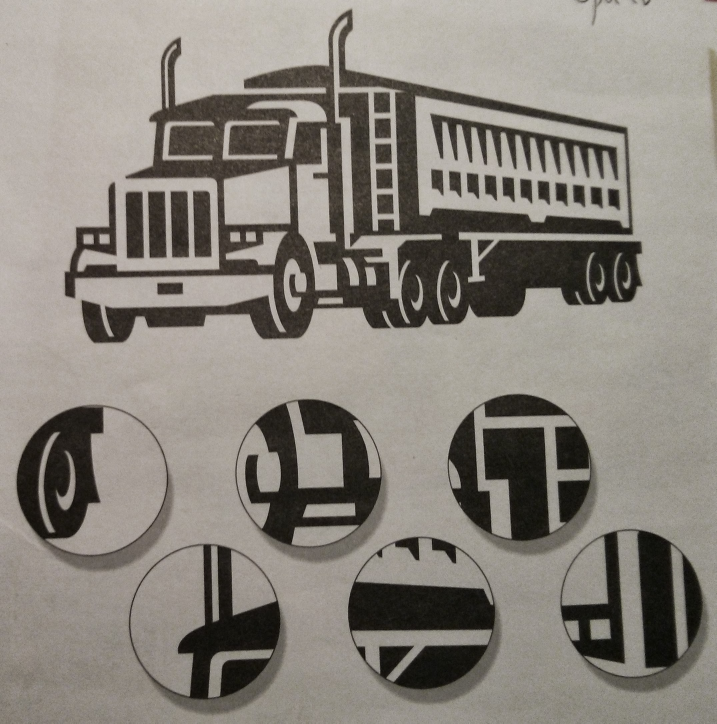
#> input picture python/projects/opencv/images/image1.jpg, 2149 x 2170 px (shown at 1/3 size)
$ python color-histogram.py ../images/image1.jpg
#> lines starting #> are read from the running program, lines starting #| are printed output that depends on the picture; after the words box and inside, x2 and y2 are one past the last pixel; in counts of white or black regions, pixels touching at a corner belong together
#!/usr/bin/env python

import numpy as np
import cv2

# built-in modules
import sys
from time import clock

if __name__ == '__main__':

    hsv_map = np.zeros((180, 256, 3), np.uint8)
    h, s = np.indices(hsv_map.shape[:2])
    hsv_map[:,:,0] = h
    hsv_map[:,:,1] = s
    hsv_map[:,:,2] = 255
    hsv_map = cv2.cvtColor(hsv_map, cv2.COLOR_HSV2BGR)
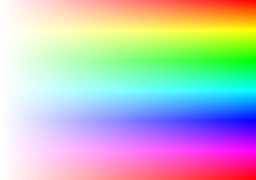
#> hsv_map: shape (180, 256, 3); mean B, G, R 190.8, 190.8, 190.9
    cv2.imshow('hsv_map', hsv_map)

    cv2.namedWindow('hist', 0)
    hist_scale = 10
    def set_scale(val):
        global hist_scale
        hist_scale = val
    cv2.createTrackbar('scale', 'hist', hist_scale, 32, set_scale)

    while True:
        frame = cv2.imread(sys.argv[1])
#> frame is the input picture: shape (2170, 2149, 3); mean B, G, R 123.7, 131.3, 136.6
        cv2.imshow('camera', frame)

        small = cv2.pyrDown(frame)

        hsv = cv2.cvtColor(small, cv2.COLOR_BGR2HSV)
#> hsv: shape (1085, 1075, 3); mean H, S, V 18.1, 31, 136.6
        dark = hsv[...,2] < 32
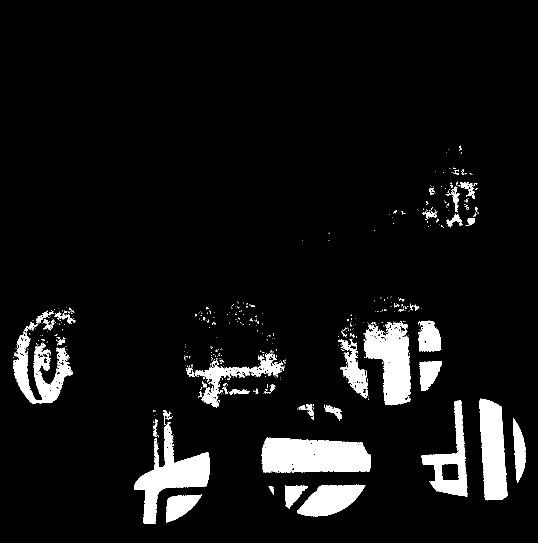
#> dark: shape (1085, 1075) bool (shown at 1/2 size); 7.1% white; 511 white regions (452 under 20 px), largest, box (x1, y1, x2, y2) and area: (523, 875, 742, 945) 13212, (268, 848, 420, 1048) 10389, (727, 643, 822, 811) 9555
        hsv[dark] = 0
#> hsv: shape (1085, 1075, 3); mean H, S, V 16.5, 25.9, 135
        h = cv2.calcHist( [hsv], [0, 1], None, [180, 256], [0, 180, 0, 256] )
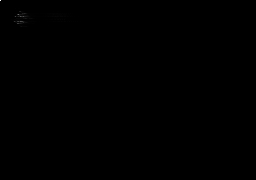
#> h: shape (180, 256) float32; min 0, max 82989, mean 25.3; drawn with min black and max white


        h = np.clip(h*0.005*hist_scale, 0, 1)
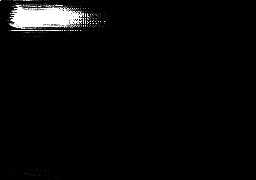
#> h: shape (180, 256) float32; min 0, max 1, mean 0.0318
        vis = hsv_map*h[:,:,np.newaxis] / 255.0
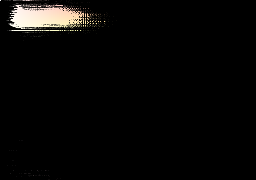
#> vis: shape (180, 256, 3) float32; mean B, G, R 0.0261, 0.0293, 0.0318
        cv2.imshow('hist', vis)

        ch = 0xFF & cv2.waitKey(1)
#> (key Esc is pressed here)
        if ch == 27:
            break
    cv2.destroyAllWindows()

$ run again, on python/projects/opencv/images/image3.jpg
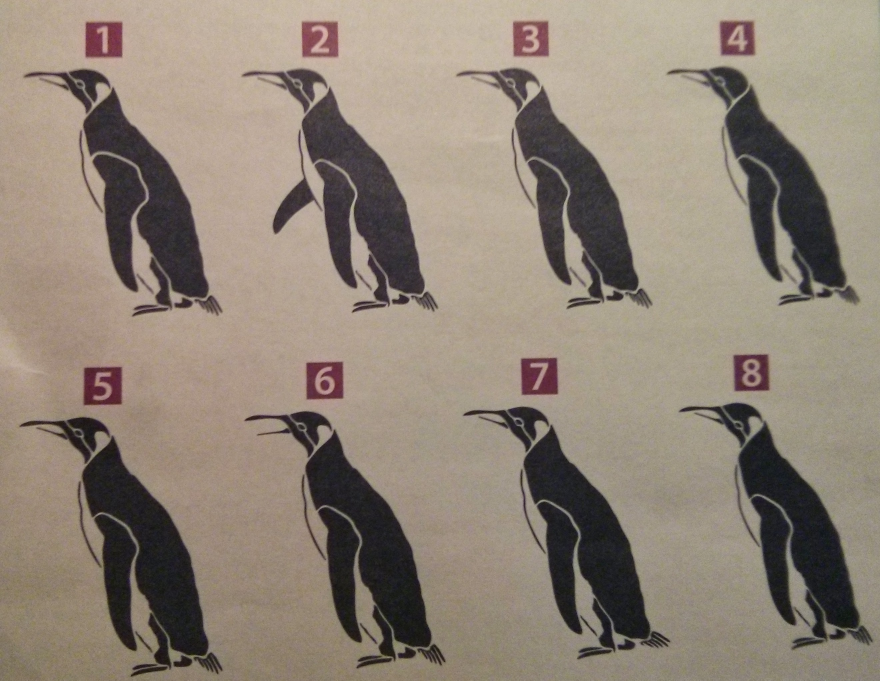
#> input picture python/projects/opencv/images/image3.jpg, 2640 x 2041 px (shown at 1/3 size)
#> frame is the input picture: shape (2041, 2640, 3); mean B, G, R 119.4, 132.4, 144.3
#> `dark = hsv[...,2] < 32`:
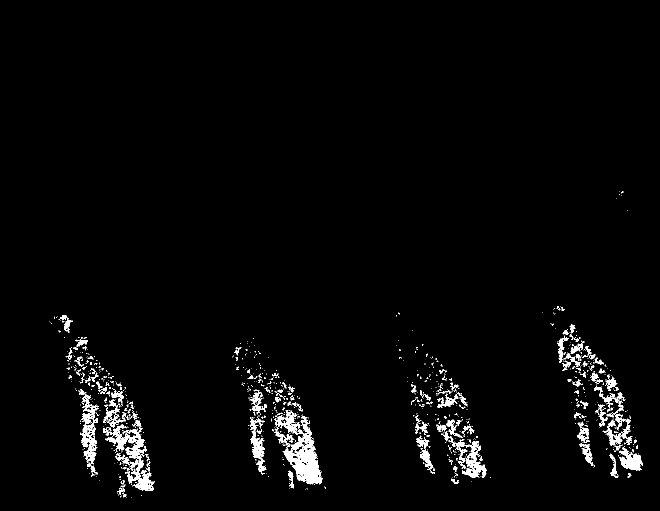
#> dark: shape (1021, 1320) bool (shown at 1/2 size); 2.4% white; 993 white regions (839 under 20 px), largest, box (x1, y1, x2, y2) and area: (565, 832, 645, 969) 4320, (210, 849, 309, 982) 3435, (887, 863, 973, 956) 1965
#> `vis = hsv_map*h[:,:,np.newaxis] / 255.0`:
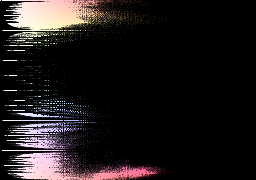
#> vis: shape (180, 256, 3) float32; mean B, G, R 0.107, 0.105, 0.122

$ run again, on python/projects/opencv/images/image4.jpg
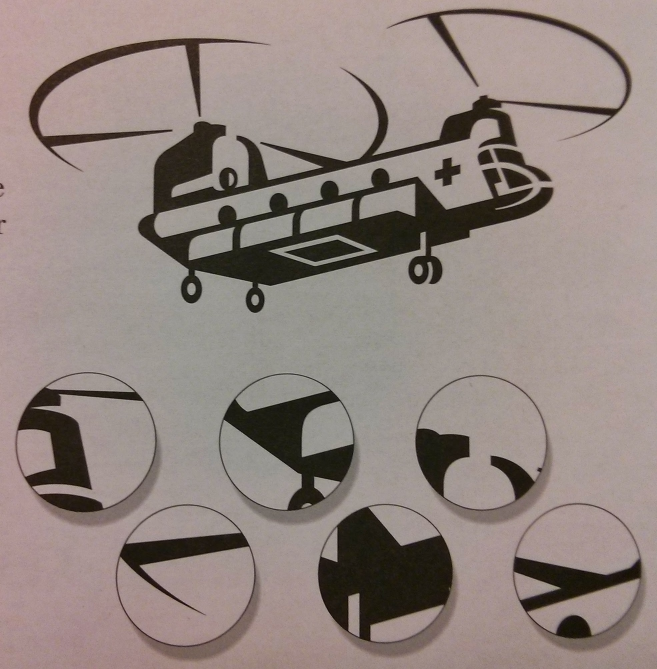
#> input picture python/projects/opencv/images/image4.jpg, 1971 x 2007 px (shown at 1/3 size)
#> frame is the input picture: shape (2007, 1971, 3); mean B, G, R 127.7, 132.8, 145.6
#> `dark = hsv[...,2] < 32`:
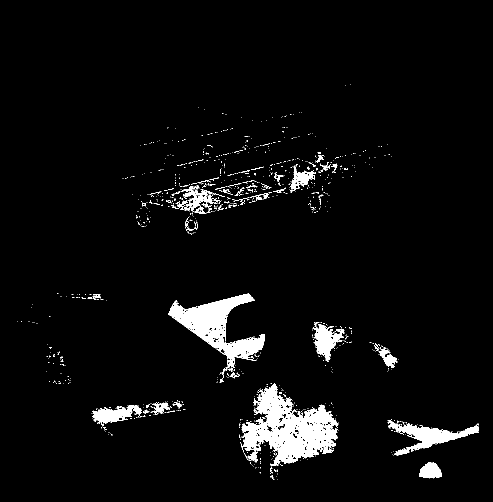
#> dark: shape (1004, 986) bool (shown at 1/2 size); 4.3% white; 907 white regions (852 under 20 px), largest, box (x1, y1, x2, y2) and area: (481, 766, 676, 933) 15395, (336, 586, 530, 736) 10017, (775, 840, 958, 911) 3997
#> `vis = hsv_map*h[:,:,np.newaxis] / 255.0`:
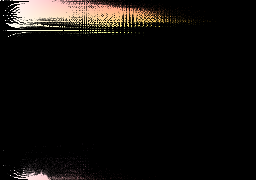
#> vis: shape (180, 256, 3) float32; mean B, G, R 0.0478, 0.0561, 0.0664
